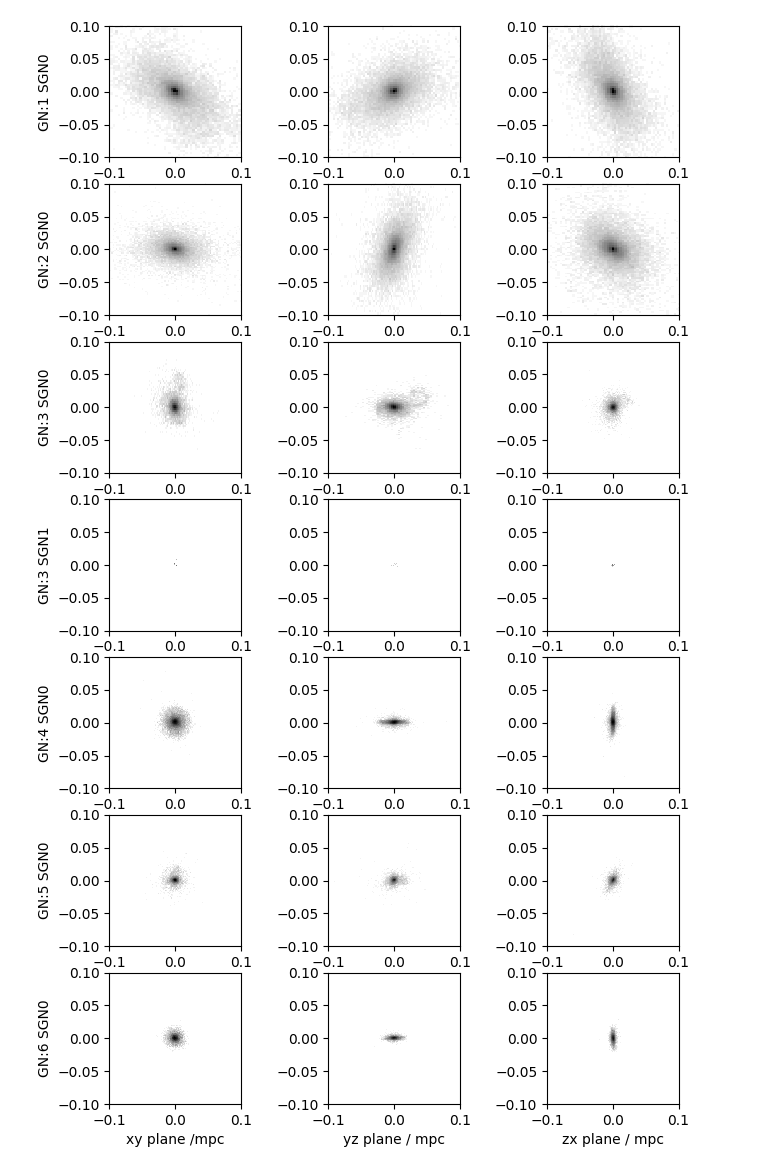

This figure's Python source:
from __future__ import division
import numpy as np
import pickle
import h5py
import astropy.units as u
import eagleSqlTools as sql
import matplotlib.pyplot as plt
from matplotlib import colors
from pyquaternion import Quaternion
from mpl_toolkits.mplot3d import Axes3D
from astropy import constants as const
import math
from CircularitiesGenerator import *
import matplotlib

del matplotlib.font_manager.weight_dict['roman']
matplotlib.font_manager._rebuild()

plt.rcParams['text.latex.preamble']=[r"\usepackage{times}"]
#Options
params = {#'text.usetex' : True,
          'font.size' : 12,
          'font.family' : 'Times New Roman',
          #'text.latex.unicode': True,
          }
plt.rcParams.update(params)

def rotation_matrix(axis, theta):
    """
    Return the rotation matrix associated with counterclockwise rotation about
    the given axis by theta radians.
    """
    axis = np.asarray(axis)
    axis = axis/math.sqrt(np.dot(axis, axis))
    a = math.cos(theta/2.0)
    b, c, d = -axis*math.sin(theta/2.0)
    aa, bb, cc, dd = a*a, b*b, c*c, d*d
    bc, ad, ac, ab, bd, cd = b*c, a*d, a*c, a*b, b*d, c*d
    return np.array([[aa+bb-cc-dd, 2*(bc+ad), 2*(bd-ac)],
                     [2*(bc-ad), aa+cc-bb-dd, 2*(cd+ab)],
                     [2*(bd+ac), 2*(cd-ab), aa+dd-bb-cc]])


def GalaxyRotate(GNs, SGNs, Centres, selection=0):
    '''for a set of galaxies specified by group and subgroup numbers, computes
        histograms of the circularities of their particles, plots them for each galaxy,
        and puts the plots together'''
    plt.figure(figsize=(4.5, 9))
    n = len(GNs)
    for i in xrange(n):
        # loading galaxy info
        gas = read_galaxy(0, GNs[i], SGNs[i], Centres[i], 28)
        dm = read_galaxy(1, GNs[i], SGNs[i], Centres[i], 28)
        stars = read_galaxy(4, GNs[i], SGNs[i], Centres[i], 28)
        bh = read_galaxy(5, GNs[i], SGNs[i], Centres[i], 28)
        print 'Progressii:', i / n

        # separate data
        r = stars['coords'] - Centres[i]
        #bd_temp = stars['bd']
        v = stars['velocity']
        m = stars['mass']
        # print np.sum(m), StellarMass[i]
        N_particles = len(m)

        # Finding axis of galaxy rotation
        L = compute_L(r, m, v, N_particles)
        Galaxy_RotationAxis = compute_RotationAxis(L)
        r_new = np.zeros((N_particles, 3))


        temp1 = np.cross(Galaxy_RotationAxis, (0,0,1))
        temp2 = np.linalg.norm(temp1)
        axis = temp1/temp2
        theta = np.arcsin(temp2)

        rotation_matrixi = rotation_matrix(axis, theta)

        for j in xrange(N_particles):
            r_new[j] = np.dot(rotation_matrixi, r[j])

        print r_new

        x = r_new[:,0]
        y = r_new[:,1]
        z = r_new[:,2]
        print len(z)
        x = [value for value in x if not math.isnan(value)]
        y = [value for value in y if not math.isnan(value)]
        z = [value for value in z if not math.isnan(value)]
        print np.sum(x), np.sum(y)

        print 'completed loop'

        plt.subplot(n, 3, (3 * i) + 1, aspect='equal')
        plt.hist2d(x, y, (300,300), cmap='Greys', norm=colors.LogNorm())
        plt.xlim(-0.1, 0.1)
        plt.ylim(-0.1, 0.1)
        plt.ylabel('GN:'+str(int(GNs[i]))+' '+'SGN:'+str(int(SGNs[i])))#, rotation=80)
        if i+1 == n:
            plt.xlabel('xy plane /Mpc')

        plt.subplot(n, 3, (3 * i) + 2, aspect='equal')
        plt.hist2d(y, z, (300, 300), cmap='Greys', norm=colors.LogNorm())
        plt.xlim(-0.1, 0.1)
        plt.ylim(-0.1, 0.1)
        if i + 1 == n:
            plt.xlabel('yz plane / Mpc')

        plt.subplot(n, 3, (3 * i) + 3, aspect='equal')
        plt.hist2d(z, x, (300, 300), cmap='Greys', norm=colors.LogNorm())
        plt.xlim(-0.1, 0.1)
        plt.ylim(-0.1, 0.1)
        if i + 1 == n:
            plt.xlabel('zx plane / Mpc')

    plt.tight_layout()
    plt.savefig('GalaxyRotator.png')

    return 0



myQuery = 'SELECT \
                        SH.MassType_Star, \
                        SH.GalaxyID, \
                        SH.GroupNumber, \
                        SH.SubGroupNumber, \
                        SH.CentreOfPotential_x, \
                        SH.CentreOfPotential_y, \
                        SH.CentreOfPotential_z \
                    FROM \
                        RefL0012N0188_SubHalo as SH \
                    WHERE \
                        SH.SnapNum = 28 \
                        and SH.MassType_star > 1e10 \
                    '

username, password = get_credentials()

simname = "RefL0012N0188"

myData = read_galaxy_database(myQuery, 'BulgeDiskSeparator4.pickle', username, password, simname)

GroupNum, SubGroupNum, GalaxyCentres, GalaxyVelocities = extract_galaxydata(myData, 28)

GalaxyRotate(GroupNum, SubGroupNum, GalaxyCentres)

